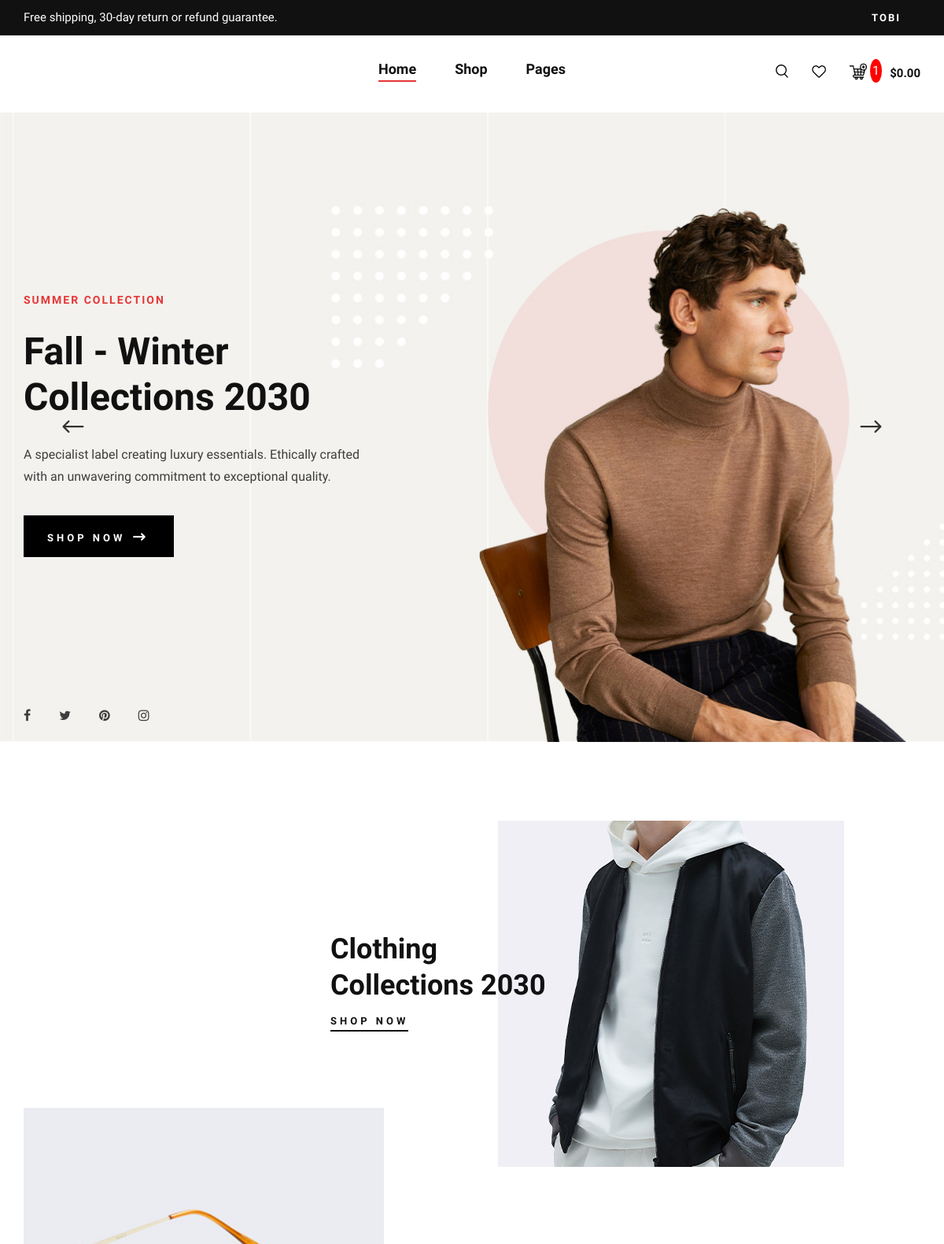
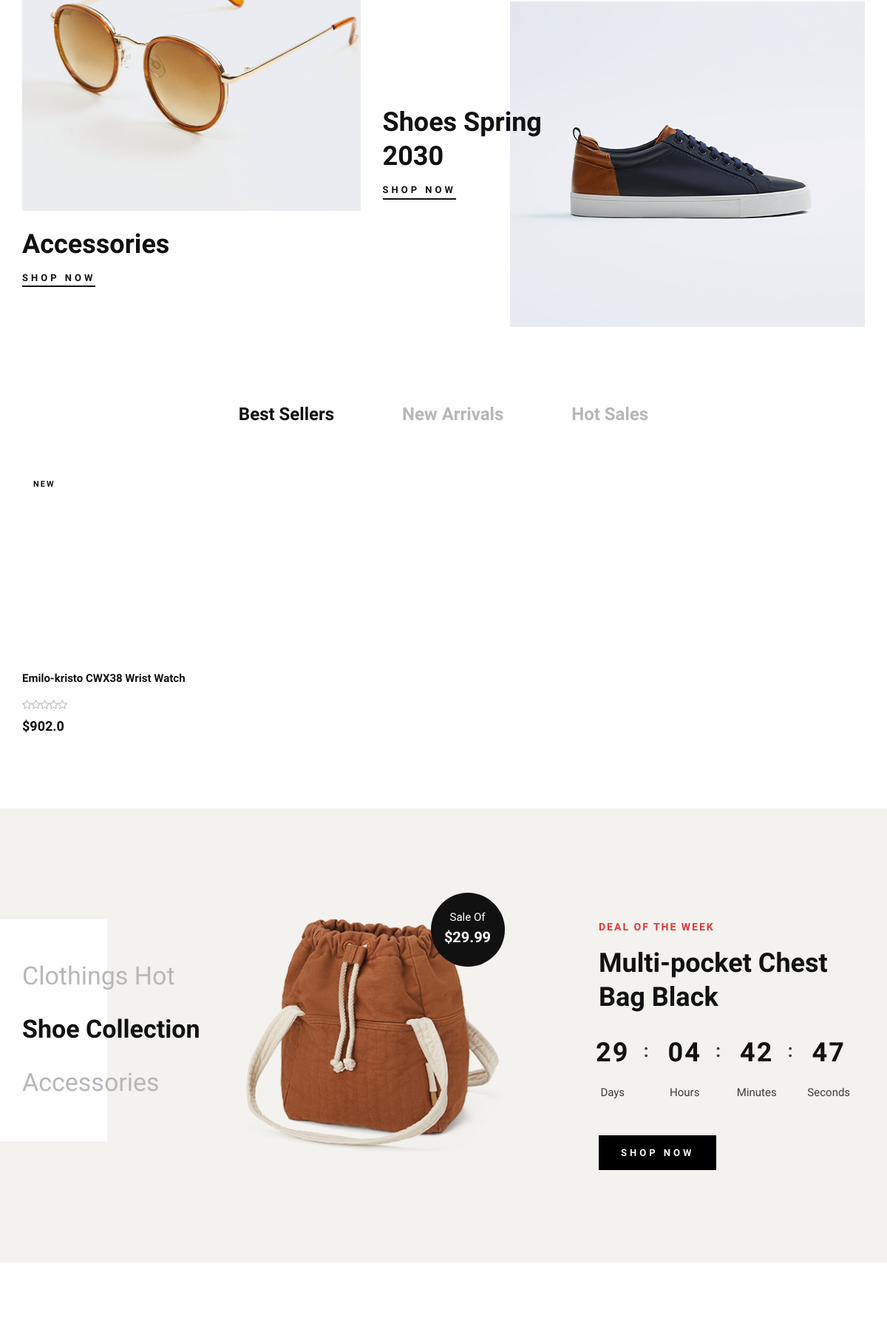
The app's page / (signed in, upper part) with its own data (2 pictures, top to bottom).
### ecommerce/models.py (models this page shows, shortened)
class Cart(models.Model):
    owner = models.ForeignKey(User, verbose_name=("Owner"), on_delete=models.CASCADE)
    @property
    def total_in_cart(self):
        items = self.cart_items.all()
        num_of_products = sum([cart_item.quantity for cart_item in items])
        return num_of_products

class CartItems(models.Model):
    product = models.ForeignKey(Product, on_delete=models.CASCADE)
    items = models.ForeignKey(Cart, related_name = "cart_items", blank=True, null=True, verbose_name=("Items"), on_delete=models.CASCADE)
    quantity = models.IntegerField(default = 0)
    variation = models.ForeignKey(ProductVariation, blank=True, null=True,  on_delete=models.CASCADE)

class Product(models.Model):
    VARIANTS = (('Color', 'Color'), ('Size', 'Size'), ('Size-Color', 'Size-Color'), ('None', 'None'))
    name = models.CharField(verbose_name = "Product Name", max_length=100)
    price = models.FloatField(verbose_name = "Price")
    description = RichTextUploadingField(verbose_name = "Description")
    image = models.ImageField(verbose_name = "Product image", upload_to='product_image/')
    is_new = models.BooleanField(default = True)
    sales = models.PositiveIntegerField(default = 0)
    variant = models.CharField(max_length=15, choices = VARIANTS, default = 'None')
    category = models.ForeignKey("ProductCategory", related_name = 'products', verbose_name="Category", blank=True, null=True, on_delete=models.CASCADE)
    brand = models.ForeignKey("ecommerce.Brand", related_name = 'brand_products', verbose_name=("Brand"), blank=True, null=True, on_delete=models.CASCADE)
    date_added = models.DateTimeField(verbose_name="Date Added", auto_now_add=True)
    date_updated = models.DateTimeField(verbose_name="Last Updated", auto_now=True)
    class Meta:
        ordering = ('-date_added',)
        verbose_name = 'Product'
        verbose_name_plural = 'Products'

### ecommerce/views.py (the view)
# urls.py: path('', views.index, name = 'index'),
def index(request):
    products = Product.objects.all()
    for product in products:
        sizes = ProductSize.objects.filter(id__in = product.product_variation.all().values_list('size', flat = True).distinct())
        colors = Color.objects.filter(id__in = product.product_variation.all().values_list('color', flat = True).distinct())
        product.product_variation.size_list = sizes
        product.product_variation.color_list = colors
    context = { 'products': products }
    return render(request, 'ecommerce/index.html', context)

### ecommerce/context_processors.py (called while the page is built)
def processor(request):
    cart = Cart.objects.filter(owner = request.user.id).last()
    return {'cart': cart}

### templates/ecommerce/index.html (shortened to what this page needs)
{% extends '../base.html' %}
{% load static %}
{% block content %}
    <section class="hero">
        <div class="hero__slider owl-carousel">
            <div class="hero__items set-bg" data-setbg="{% static 'img/hero/hero-1.jpg' %}">
                <div class="container">
                    <div class="row">
                        <div class="col-xl-5 col-lg-7 col-md-8">
                            <div class="hero__text">
                                <h6>Summer Collection</h6>
                                <h2>Fall - Winter Collections 2030</h2>
                                <p>A specialist label creating luxury essentials. Ethically crafted with an unwavering
                                commitment to exceptional quality.</p>
                                <a href="#" class="primary-btn">Shop now <span class="arrow_right"></span></a>
                                <div class="hero__social">
                                    <a href="#"><i class="fa fa-facebook"></i></a>
                                    <a href="#"><i class="fa fa-twitter"></i></a>
                                    <a href="#"><i class="fa fa-pinterest"></i></a>
                                    <a href="#"><i class="fa fa-instagram"></i></a>
                                </div>
                            </div>
                        </div>
                    </div>
                </div>
            </div>
        </div>
    </section>
    <section class="banner spad">
        <div class="container">
            <div class="row">
                <div class="col-lg-7 offset-lg-4">
                    <div class="banner__item">
                        <div class="banner__item__pic">
                            <img src=" {% static 'img/banner/banner-1.jpg' %}" alt="">
                        </div>
                        <div class="banner__item__text">
                            <h2>Clothing Collections 2030</h2>
                            <a href="#">Shop now</a>
                        </div>
                    </div>
                </div>
                <div class="col-lg-5">
                    <div class="banner__item banner__item--middle">
                        <div class="banner__item__pic">
                            <img src="{% static 'img/banner/banner-2.jpg' %}" alt="">
                        </div>
                        <div class="banner__item__text">
                            <h2>Accessories</h2>
                            <a href="#">Shop now</a>
                        </div>
                    </div>
                </div>
                <div class="col-lg-7">
                    <div class="banner__item banner__item--last">
                        <div class="banner__item__pic">
                            <img src="{% static 'img/banner/banner-3.jpg' %}" alt="">
                        </div>
                        <div class="banner__item__text">
                            <h2>Shoes Spring 2030</h2>
                            <a href="#">Shop now</a>
                        </div>
                    </div>
                </div>
            </div>
        </div>
    </section>
    {% if products %}
    <section class="product spad">
        <div class="container">
            <div class="row">
                <div class="col-lg-12">
                    <ul class="filter__controls">
                        <li class="active" data-filter="*">Best Sellers</li>
                        <li data-filter=".new-arrivals">New Arrivals</li>
                        <li data-filter=".hot-sales">Hot Sales</li>
                    </ul>
                </div>
            </div>
            <div class="row product__filter">
                    {% for product in products %}
                        {% include "../product.html" with product=product %}
                    {% endfor %}
            </div>
        </div>
    </section>
    {% endif %}
    <section class="categories spad">
        <div class="container">
            <div class="row">
                <div class="col-lg-3">
                    <div class="categories__text">
                        <h2>Clothings Hot <br /> <span>Shoe Collection</span> <br /> Accessories</h2>
                    </div>
                </div>
                <div class="col-lg-4">
                    <div class="categories__hot__deal">
                        <img src="{% static 'img/product-sale.png' %}" alt="">
                        <div class="hot__deal__sticker">
                            <span>Sale Of</span>
                            <h5>$29.99</h5>
                        </div>
                    </div>
                </div>
                <div class="col-lg-4 offset-lg-1">
                    <div class="categories__deal__countdown">
                        <span>Deal Of The Week</span>
                        <h2>Multi-pocket Chest Bag Black</h2>
                        <div class="categories__deal__countdown__timer" id="countdown">
                        </div>
                        <a href="#" class="primary-btn">Shop now</a>
                    </div>
                </div>
            </div>
        </div>
    </section>
    <section class="instagram spad" >
    </section>
    {% endblock content %}

### templates/base.html (shortened to what this page needs)
{% load static %}
{% url 'ecommerce:index' as index%}
{% url 'ecommerce:shop' as shop%}
<!DOCTYPE html>
<html lang="zxx">
<head>
    <link rel="stylesheet" href="{% static 'css/bootstrap.min.css' %}" type="text/css">
    <link rel="stylesheet" href="{% static 'css/font-awesome.min.css' %}" type="text/css">
    <link rel="stylesheet" href="{% static 'css/elegant-icons.css' %}" type="text/css">
    <link rel="stylesheet" href="{% static 'css/magnific-popup.css' %}" type="text/css">
    <link rel="stylesheet" href="{% static 'css/nice-select.css' %}" type="text/css">
    <link rel="stylesheet" href="{% static 'css/owl.carousel.min.css' %}" type="text/css">
    <link rel="stylesheet" href="{% static 'css/slicknav.min.css' %}" type="text/css">
    <link rel="stylesheet" href="{% static 'css/style.css' %}" type="text/css">
</head>
<body>
    <header class="header">
        <div class="header__top">
            <div class="container">
                <div class="row">
                    <div class="col-lg-6 col-md-7">
                        <div class="header__top__left">
                            <p>Free shipping, 30-day return or refund guarantee.</p>
                        </div>
                    </div>
                    <div class="col-lg-6 col-md-5">
                        <div class="header__top__right">
                            <div class="header__top__links">
                                {% if not request.user.is_authenticated %}
                                <a href="{% url 'ecommerce:auth_user' %}">Sign in</a> / <a href="{% url 'ecommerce:register_user' %}">Register</a>
                                {% else %}
                                <a href="{% url 'ecommerce:logout' %}"><b>{{request.user.username}}</b></a>
                                {% endif %}
                            </div>
                        </div>
                    </div>
                </div>
            </div>
        </div>
        <div class="container">
            <div class="row">
                <div class="col-lg-3 col-md-3">
                    <div class="header__logo">
                    </div>
                </div>
                <div class="col-lg-6 col-md-6">
                    <nav class="header__menu mobile-menu">
                        <ul>
                            <li {% if request.path == index %} class="active" {% endif %} ><a href="{% url 'ecommerce:index' %}">Home</a></li>
                            <li {% if request.path == shop %} class="active" {% endif %}><a href="{% url 'ecommerce:shop' %}">Shop</a></li>
                            <li><a href="#">Pages</a>
                            </li>
                        </ul>
                    </nav>
                </div>
                <div class="col-lg-3 col-md-3">
                    <div class="header__nav__option">
                        <a href="#" class="search-switch"><img src="{% static 'img/icon/search.png' %}" alt=""></a>
                        <a href="#"><img src="{% static 'img/icon/heart.png' %}" alt=""></a>
                        <a href="{% url 'ecommerce:cart' %}"  > <img src="{% static 'img/icon/download.png' %}" height="22" width="22" alt=""> <label style="background: #f00; color: #fff; border-radius: 50%; padding: 0.2em; " id="cart_items_total">{{cart.total_in_cart}}</label> </a>
                        <div class="price">$0.00</div>
                    </div>
                </div>
            </div>
        </div>
    </header>
    {% block content %}
    {% endblock content %}
</body>
</html>

### templates/product.html (shortened to what this page needs)
{% load static %} {% url 'ecommerce:index' as index %}
{% load custom_filters %}
<div class="{% if request.path == index %}
  col-lg-3 col-md-6 col-sm-6 col-md-6 col-sm-6 mix
  {% else %} col-lg-4 col-md-6 col-sm-6 {% endif %}
    {% if product.is_new %} new-arrivals {% endif %} ">
    <div class="product__item">
        <div class="product__item__pic set-bg" data-setbg="{{product.image.url}}">
            {% if product.is_new %}
            <span class="label">New</span>
            {% endif %}
        </div>
        <div class="product__item__text">
            <h6 id="product_name">{{product.name}}</h6>
            <div class="rating">
                <i class="fa fa-star-o"></i>
                <i class="fa fa-star-o"></i>
                <i class="fa fa-star-o"></i>
                <i class="fa fa-star-o"></i>
                <i class="fa fa-star-o"></i>
            </div>
            <h5>${{product.price}}</h5>
        </div>
    </div>
</div>

### records on screen
Cart: total_in_cart "1"
Product: is_new "NEW", name "Emilo-kristo CWX38 Wrist Watch", price "902.0"

### other values on screen
{{ request.user.username }} "TOBI"
